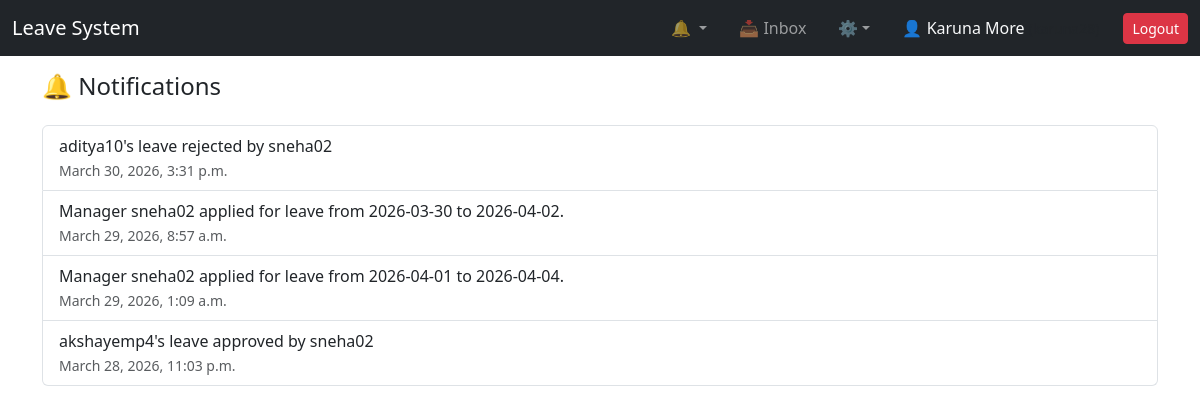
/notifications/ (signed in), run on the app's committed database.
### accounts/models.py (models this page shows, shortened)
class User(AbstractUser):
    ROLE_CHOICES = (
        ('superuser', 'Superuser'),
        ('manager', 'Manager'),
        ('employee', 'Employee'),
    )
    role = models.CharField(max_length=20, choices=ROLE_CHOICES)
    profile_pic = models.ImageField(upload_to='profile_pics/', null=True, blank=True)
    department = models.ForeignKey(
        'departments.Department',
        on_delete=models.SET_NULL,
        null=True,
        blank=True,
        related_name='employees'
    )
    manager = models.ForeignKey(
        'self',
        on_delete=models.SET_NULL,
        null=True,
        blank=True,
        related_name='team_members'
    )
    profile_picture = models.ImageField(
        upload_to='profiles/',
        null=True,
        blank=True
    )
    def get_full_name(self):   # ✅ ADD THIS
        if self.first_name and self.last_name:
            return f"{self.first_name} {self.last_name}"
        return self.username

class Notification(models.Model):
    user = models.ForeignKey('User', on_delete=models.CASCADE)
    message = models.TextField()
    is_read = models.BooleanField(default=False)
    created_at = models.DateTimeField(auto_now_add=True)

### accounts/views.py (the view)
# urls.py: path('notifications/', views.notifications, name='notifications'),
@login_required
def notifications(request):
    notes = Notification.objects.filter(user=request.user).order_by('-created_at')
    notes.update(is_read=True)
    unread_count = Notification.objects.filter(
        user=request.user,
        is_read=False
    ).count()
    return render(request, 'accounts/notifications.html', {
        'notifications': notes,
        'unread_count': unread_count
    })

### accounts/context_processors.py (called while the page is built)
def notification_data(request):
    if request.user.is_authenticated:
        notifications = Notification.objects.filter(
            user=request.user
        ).order_by('-created_at')[:5]
        unread_count = Notification.objects.filter(
            user=request.user,
            is_read=False
        ).count()
        return {
            'notifications': notifications,
            'unread_count': unread_count
        }
    return {}

### templates/accounts/notifications.html (shortened to what this page needs)
{% extends 'base.html' %}
{% block content %}
<h4 class="mb-4">🔔 Notifications</h4>
<ul class="list-group">
    {% for note in notifications %}
        <li class="list-group-item">
            {{ note.message }}
            <br>
            <small class="text-muted">{{ note.created_at }}</small>
        </li>
    {% empty %}
        <li class="list-group-item text-muted">
            No notifications
        </li>
    {% endfor %}
</ul>
{% endblock %}

### templates/base.html (shortened to what this page needs)
<!DOCTYPE html>
<html>
<head>
    <link href="https://cdn.jsdelivr.net/npm/bootstrap@5.3.0/dist/css/bootstrap.min.css" rel="stylesheet">
</head>
<body>
<nav class="navbar navbar-expand-lg navbar-dark bg-dark">
    <div class="container-fluid">
        <a class="navbar-brand" href="#">Leave System</a>
        <div class="collapse navbar-collapse" id="navbarNav">
            <ul class="navbar-nav ms-auto align-items-center gap-3">
                {% if user.is_authenticated %}
                <li class="nav-item dropdown">
                    <a class="nav-link dropdown-toggle" href="#" data-bs-toggle="dropdown">
                        🔔
                    </a>
                </li>
                <li class="nav-item">
                    <a class="nav-link" href="{% url 'inbox' %}">📥 Inbox</a>
                </li>
                <li class="nav-item dropdown">
                    <a class="nav-link dropdown-toggle" href="#" data-bs-toggle="dropdown">⚙</a>
                </li>
                <li class="nav-item">
                    <span class="nav-link text-light">
                        👤 {{ user.get_full_name }}
                        <small class="text-muted">({{ user.username }})</small>
                    </span>
                </li>
                <li class="nav-item">
                    <a class="btn btn-danger btn-sm" href="{% url 'logout' %}">Logout</a>
                </li>
                {% endif %}
            </ul>
        </div>
    </div>
</nav>
<div class="container mt-3">
    {% block content %}
    {% endblock %}
</div>
</body>
</html>

### data on the page
User: get_full_name "Karuna More"
Notification: message "aditya10's leave rejected by sneha02", created_at "March 30, 2026, 3:31 p.m."
Notification: message "Manager sneha02 applied for leave from 2026-03-30 to 2026-04-02.", created_at "March 29, 2026, 8:57 a.m."
Notification: message "Manager sneha02 applied for leave from 2026-04-01 to 2026-04-04.", created_at "March 29, 2026, 1:09 a.m."
Notification: message "akshayemp4's leave approved by sneha02", created_at "March 28, 2026, 11:03 p.m."
